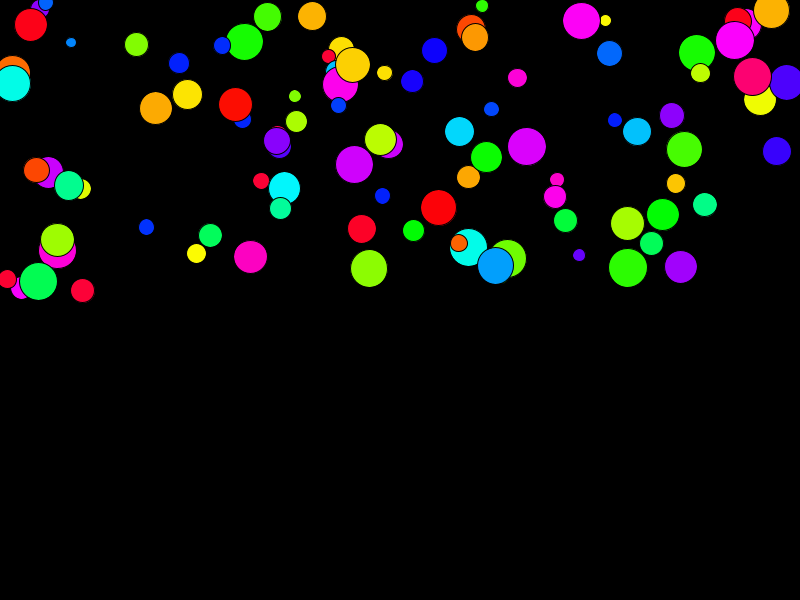
Frame 1 (no input)
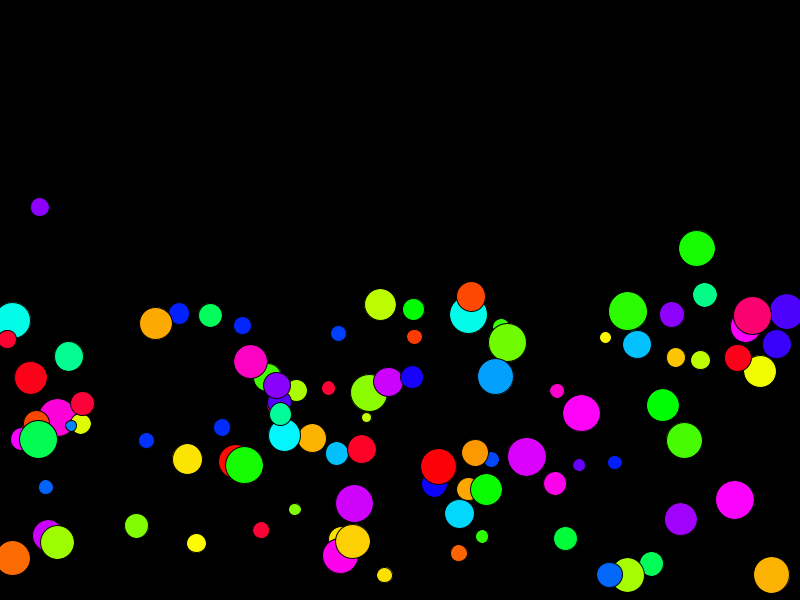
Frame 60 (the mouse pressed at the canvas centre just before this capture)
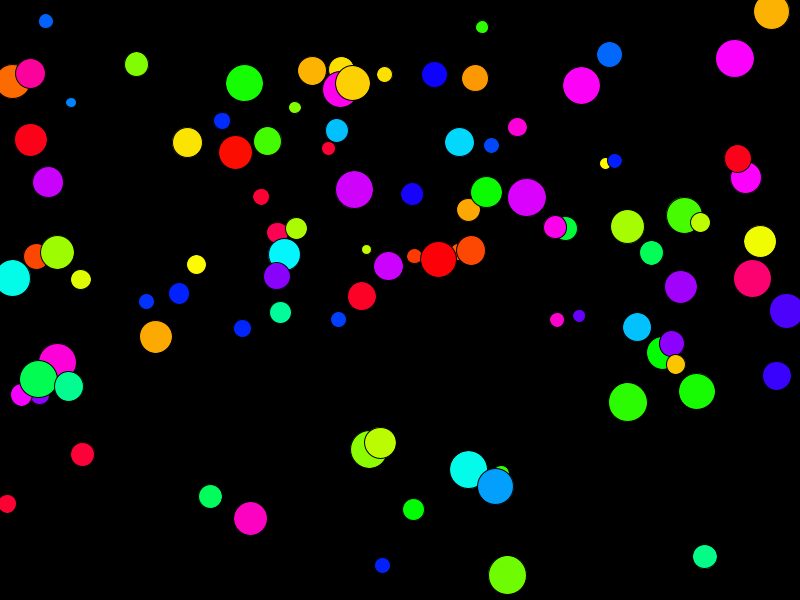
Frame 120 (the mouse held since frame 60 and released just before this capture)

The Processing sketch that drew these frames (run headless with seeded random() and noise(); from frame 60 on, the mouse is pressed at the canvas centre):

// Processing sketch: multiple_bouncing_balls
// ── multiple_bouncing_balls.pde
int ct = 100;
Ball[] clarence = new Ball[ct];


void setup() {
  size(800, 600);
  colorMode(HSB,360,100,100);
  for(int i = 0; i<ct; i++) {
  clarence[i] = new Ball();
  }
}

void draw() {
  background(0);
  for (int i = 0; i<ct; i++) {
  clarence[i].display();
  clarence[i].move();
  clarence[i].bounce();
  }
//  text(y, 200, 100);
} 

class Ball {
  PVector y; 
  PVector yc;
  PVector ya;
  float r;
  float h;
  float s;

  Ball() {
    y= new PVector(random(r,width),random(height/2)); 
    yc= new PVector(0,random(0.5));
    ya=new PVector(0, random(0.1,0.5));
    r= 10;
    h = random(360);
    s = random(10,40);
  }

  void display() {
    fill(h,99,99);
    ellipse(y.x, y.y, s, s);
  }

  void move() {
    yc.add(ya);
    y.add(yc);
  }

  void bounce() {
    if (y.y+25>height) {
      y.y=height-25;
      yc.mult(-1);
    }
  }

}
